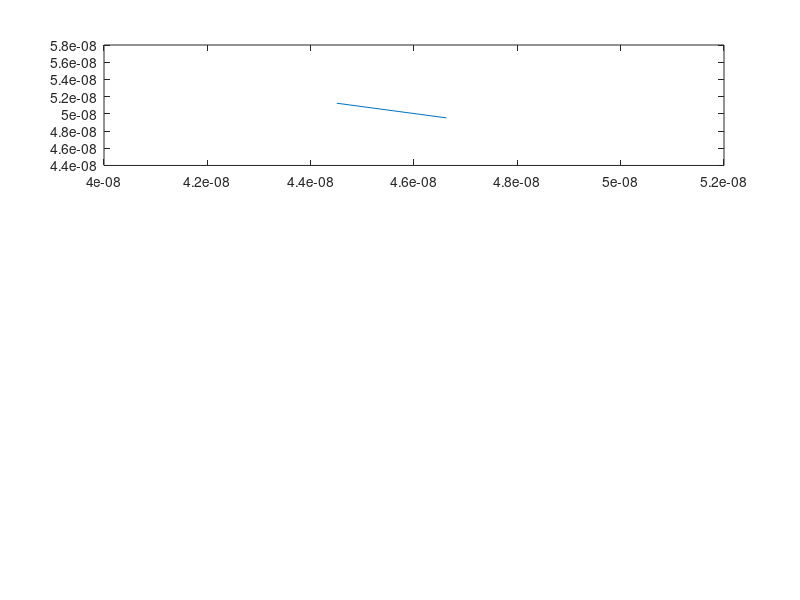

MATLAB code to generate this figure: (Note: this script raises an error after producing the figure.)
%% Assignment 1 - Simulation 2
% Collisions with Mean Free Path (MFP)
% Jinseng Vanderkloot 101031534
%% 
%The purpose of this simulation is to allow the electrons to scatter as if
%making contact with another electron. This is done by randomizing the
%velocity in x and y when a randomly generated value is less then the
%probability of scattering. The temperature of the systems is monitored over
%time as the velocities of the particles will undergo net change. The Mean
%free path and mean time between collisions is also tracked (about the same
%but one is distance and the other is time). A histogram is produced to
%show the distribution of the velocities.

%% Initialization of electron values

clc
clear all
close all 

%Initial
m0 = 9.10938215e-31;            % electron mass
mn = 0.26*m0;                   % Effective mass
Temp = 300;                     % Inital Temp (K)
kb = 1.3806504e-23;             % Boltzmann constant
tmn = 0.2e-12;                  % Mean time between collision 

% Region Area 
wArea = 200e-9;
lArea = 100e-9;

%Thermal Velocity (Question 1.A) 
vt=sqrt((2*kb*Temp)/mn);        % Sim in 2D so (2*kb*Temp), 3D is (3*kb*Temp)

%Electrons position and velocity arrays 
numElec = 1000;                 %Number of simulated Electrons 
numEPlot = 20;                  %Number of plotted Electrons 
dt = (lArea*wArea);             %Typically 1/100 of region size
stepsTot = 200;                 %Total amount of steps (1000 was a long simulation) 
tTot= stepsTot*dt;              %Total Simulation time 
x = zeros(1,numElec);           %Inital X matrix          
y = zeros(1,numElec);           %Inital y matrix  
vx = zeros(1,numElec);          %Inital velocity x matrix  
vy = zeros(1,numElec);          %Inital velocity y matrix
vtot = zeros(1,numElec);        %Inital velocity matrix
avgTemp=0;                      %Set average Temp to 0 

%Probability of Scatter 
scatOn = 1;                     %Turn Scatter on (1) or off(0)
Pscatter = 1-exp(-dt/tmn);      %Scatter Equation 
tScatter = zeros(1,numElec);    %track scatter for each particle 

%Electron Graph initial
for cnt = 1:numElec
    x(cnt)=rand()*wArea;
    y(cnt)=rand()*lArea;
    vx(cnt)=sqrt(vt^2)*randn();  % velocity * Gaussian dist   
    vy(cnt)=sqrt(vt^2)*randn();  % velocity * Gaussian dist 
    %Varience = sqrt(kT/m) - Do we use this? 
    vtot(cnt)= sqrt (vx(cnt)^2)+(vy(cnt)^2);
    colors= rand(numElec,3);     %Random Color for each electron 
end
%% Main Loop 
t=0;
intCNT = 1; %Counter with time
while t < tTot
    t = t + dt; 
    
    %Store old position 
    oldx = x;
    oldy = y;
    
    %Update to new position 
    x(1:numElec) = x(1:numElec) + (vx(1:numElec).*dt);
    y(1:numElec) = y(1:numElec) + (vy(1:numElec).*dt);

    vtot(1:numElec)= sqrt ((vx(1:numElec).^2)+(vy(1:numElec).^2));
    
 
    for check = 1:numElec
        %Scatter 
        if scatOn==1
            if Pscatter > rand()
                vx(check)=sqrt(vt^2 /2)*randn();
                vy(check)=sqrt(vt^2 /2)*randn();
                tScatter(check)= 0; %If collision, time goes to 0
            else
                tScatter(check)= tScatter(check) + dt; %track time increaing while no collision
            end
        end

        %Apply boundary conditions 
        %If bottom contact, bounce off in opposite direction
        if (y(check)<=0)
            y(check) = 0;
            vy(check) = -vy(check);
        end
        %If top contact, bounce off in opposite directio
        if (y(check)>=lArea)
            y(check) = lArea;
            vy(check) = -vy(check);
        end
        %if left side of box, come out right side 
        if(x(check)<=0)
           x(check) = x(check) + wArea;
        end
        %if right side of box, come out left side
        if(x(check)>=wArea)
          x(check) = x(check) - wArea;
        end
    end 

    %Plot Boundary and map some electrons
    for Eplot = 1:numEPlot
        figure(1)
        subplot (3,1,1)
        %if the electron went out of sides and back on other side, do not
        %draw line
        if abs(oldx(Eplot)-x(Eplot))<(wArea/2)
            p = plot([oldx(Eplot),x(Eplot)],[oldy(Eplot),y(Eplot)]);
        end
        p.Color=colors(Eplot,:);
        axis([0,wArea,0,lArea]);
        title('Electron Model'), xlabel('Position (m)', 'FontSize', 10), ylabel('Position (m)', 'FontSize', 10);
        
        hold on;
    end 
    pause(0.01);
    
    %Calc Average Temp for all t and Plot 
    subplot (3,1,2)
    Time(:,intCNT) = t;
    allT = ((vtot(:).^2).*mn)./(2*kb);
    avgTemp(:,intCNT) = mean(allT);
     
    plot(Time,avgTemp,"r");
    title('Averge Temp'),xlabel('Time (s)', 'FontSize', 10), ylabel('Temp (K)', 'FontSize', 10), ylim([250,600]); 
    hold on;
    intCNT = intCNT +1; 
    
    %Histogram of velocities over time 
    if intCNT > (stepsTot-5)
        subplot(3,3,7)
        histogram([vtot(:)],30)
        title('Velocity Histgram'),xlabel('Velocity (m/s)', 'FontSize', 10), ylabel('Number of Particles', 'FontSize', 10);
    end

    %Mean time between collision  
    Time(:,intCNT) = t;
    allScat(:,intCNT) = mean(tScatter(:));
    subplot(3,3,8)
    plot(Time,allScat,'r');
    title('Mean Time between Collision'),xlabel('Time (s)', 'FontSize', 10), ylabel('Time(s)', 'FontSize', 10);
    hold on;
   
    %Mean Free Path over time 
    Time(:,intCNT) = t;
    mfp(:,intCNT) = mean(tScatter(:))*mean(vtot(:));
    subplot(3,3,9)
    plot(Time,mfp,'r');
    title('Mean Free Path '),xlabel('Time (s)', 'FontSize', 10), ylabel('Time(s)', 'FontSize', 10);
    hold on;
    
end 